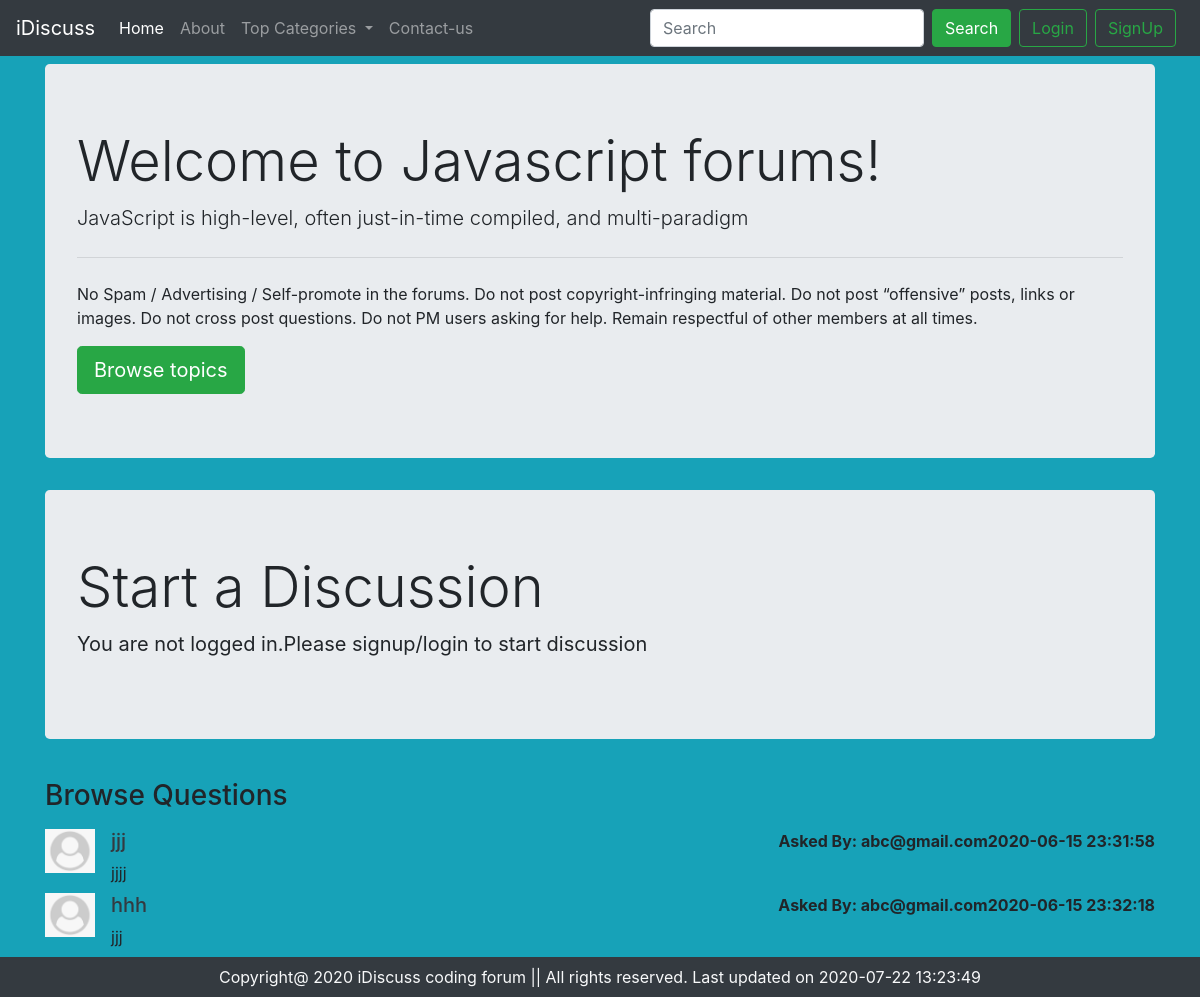
The app's page /Project-2/threadlist.php?catid=2 with its own data.
### tables this page shows
CREATE TABLE `categories` (
  `category_id` int(5) NOT NULL,
  `category_name` varchar(50) NOT NULL,
  `category_description` varchar(200) NOT NULL,
  `category_tstamp` datetime NOT NULL DEFAULT current_timestamp()
);

CREATE TABLE `threads` (
  `thread_id` int(10) NOT NULL,
  `thread_title` varchar(200) NOT NULL,
  `thread_desc` text NOT NULL,
  `thread_cat_id` int(10) NOT NULL,
  `thread_user_id` int(10) NOT NULL,
  `thread_tstamp` datetime NOT NULL DEFAULT current_timestamp()
);

CREATE TABLE `users_idiscuss` (
  `sno` int(8) NOT NULL,
  `user_email` varchar(30) NOT NULL,
  `user_pass` varchar(200) NOT NULL,
  `timestamp` datetime NOT NULL DEFAULT current_timestamp()
);

### Project-2/threadlist.php (the view, shortened to what this page needs)
<!doctype html>
<html lang="en">
<head>
    <link rel="stylesheet" href="https://stackpath.bootstrapcdn.com/bootstrap/4.5.0/css/bootstrap.min.css"
>
</head>
<body class="bg-info">
    <?php include 'partials/header.php'; ?>
    <?php
        include 'partials/dbconnect.php';
                $catid=$_GET['catid'];
                $sql = "SELECT * FROM `categories`WHERE category_id=$catid";
                $result = mysqli_query($conn, $sql);
                $num_row = mysqli_num_rows($result);
                if ($num_row > 0) {
                    while ($row = mysqli_fetch_assoc($result)) {
                        $catname = $row["category_name"];
                        $catdesc= $row["category_description"];
                     }
                }
    ?>
    <div class="container my-2">
        <div class="jumbotron">
            <h1 class="display-4">Welcome to <?php echo $catname; ?> forums!</h1>
            <p class="lead"><?php echo $catdesc; ?></p>
            <hr class="my-4">
            <p>No Spam / Advertising / Self-promote in the forums.
                Do not post copyright-infringing material.
                Do not post “offensive” posts, links or images.
                Do not cross post questions.
                Do not PM users asking for help.
                Remain respectful of other members at all times.</p>
            <a class="btn btn-success btn-lg" href="#" role="button">Browse topics</a>
        </div>
    </div>
    <?php
    if(isset($_SESSION['loggedin']) && $_SESSION['loggedin']==true){
        echo '<div class="container">
                 <h3 class="py-2">Start a Discussion </h3>
                <form action=" '.$_SERVER['REQUEST_URI'].'" method="POST">
                    <div class="form-group">
                        <label for="title">Problem Title</label>
                        <input type="text" class="form-control" id="title" name="title" placeholder="">
                        <small id="emailHelp" class="form-text text-muted">keep your title crisp and small.</small>
                    </div>
                    <div class="form-group">
                        <label for="desc">Elaborate your concern</label>
                        <textarea class="form-control" id="desc" name="desc" rows="3"></textarea>
                    </div>
                    <input type="hidden" name="" value='.$_SESSION['sno'].'>
                    <div class="form-group">
                        <button type="submit" class="btn btn-sm btn-success">Submit</button>
                    </div>
                </form>
            </div>';
    }
    else{
        echo '
        <div class="container">
        <div class="jumbotron">
            <h1 class="display-4">Start a Discussion</h1>
            <p class="lead"><b>You are not logged in.Please signup/login to start discussion</b></p>
        </div>
    </div>';
    }
    ?>
    <div class="container">
        <h3 class="py-2">Browse Questions</h3>
        <?php
                include 'partials/dbconnect.php';
                $catid=$_GET['catid'];
                $sql = "SELECT * FROM `threads`WHERE thread_cat_id=$catid";
                $result = mysqli_query($conn, $sql);
                $num_row = mysqli_num_rows($result);
                if ($num_row > 0) {
                    while ($row = mysqli_fetch_assoc($result)) {
                        $threadid = $row["thread_id"];
                        $title = $row["thread_title"];
                        $desc = $row["thread_desc"];
                        $threattime = $row["thread_tstamp"];
                        $thread_user_id = $row["thread_user_id"];
                        $sql2 = "SELECT * FROM `users_idiscuss` WHERE sno=$thread_user_id";
                        $result2 =mysqli_query($conn,$sql2);
                        $row2 = mysqli_fetch_assoc($result2);
                        $user_name = $row2["user_email"];
                        echo' <div class="media my-2">
                        <img src="img/userdefault.png" width="50px" class="mr-3" alt="userdefault image">
                        <div class="media-body">
                            <h5 class="mt-0"><a class="text-dark" href="/phptutorial/Project-2/thread.php?threadid='.$threadid.'"> '. $title.' </a></h5>
                            '. $desc.'
                        </div>
                        <p class="font-weight-bold my-0"> Asked By: '.$user_name.''. $threattime.'</p>
                    </div>';
                     }
                }
        ?>
    </div>
    <?php include 'partials/footer.php'; ?>
</body>
</html>

### records on screen
categories: category_name "Javascript", category_description "JavaScript is high-level, often just-in-time compiled, and multi-paradigm"
threads: thread_title "jjj", thread_desc "jjjj", users_idiscuss.user_email "abc@gmail.com", thread_tstamp "2020-06-15 23:31:58"
threads: thread_title "hhh", thread_desc "jjj", users_idiscuss.user_email "abc@gmail.com", thread_tstamp "2020-06-15 23:32:18"
